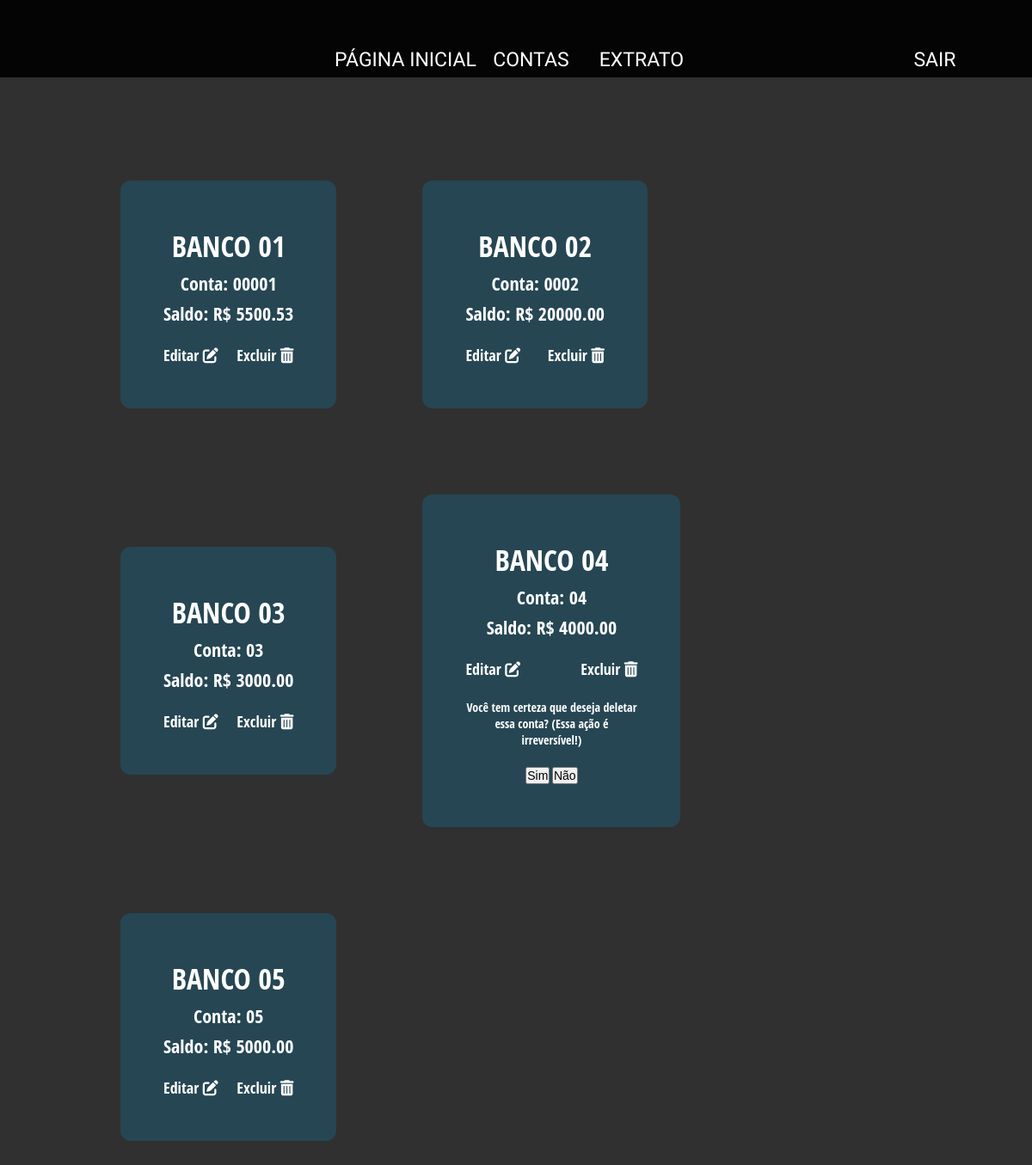
Screenshot of /core/accounts/?account=04 with the database file from the repository.
### core/models.py (models this page shows, shortened)
class totalBalance(models.Model):
  account = models.CharField(max_length=8,
                             verbose_name="Conta",
                             primary_key=True)
  bank = models.CharField(max_length=100,
                          verbose_name="Banco",
                          )
  balance = models.DecimalField(max_digits=20,
                                decimal_places=2,
                                verbose_name="Saldo",
                                )
  register_date = models.DateTimeField(auto_now=True,
                                       verbose_name="Inserido em")
  class Meta:
    db_table = 'totalBalance'

### core/views.py (the view)
# urls.py: path('accounts/', views.accounts, name='accounts'),
def accounts(request):
    registered_accounts = totalBalance.objects.all()
    data = request.GET.get('account')
    if data:
        messages.warning(request, 'Você tem certeza que deseja deletar essa conta? (Essa ação é irreversível!)')
    context = {
        'accounts': registered_accounts,
        'data': data,
    }
    return render(request, 'accounts.html', context=context)

### core/templates/accounts.html
{% extends "base.html" %}
{% block content %}
<div class="content">
    <div class="box">
        {% for account in accounts %}
        <div class="box-content">
            <h1>{{ account.bank }}</h1>
            <p>Conta: {{ account.account }}</p>
            <p>Saldo: R$ {{ account.balance }}</p>
            <div class="box-subcontent">
                <a href="{% url 'edit_account' account=account.account %}">
                    <span class="edit-account">
                        Editar
                        <i class="fas fa-edit"></i>
                    </span>
                </a>
                <a href="{% url 'accounts' %}?account={{ account.account }}">
                    <span class="delete-account">
                        Excluir
                        <i class="fas fa-trash-alt"></i>
                    </span>
                </a>
            </div>
            {% if account.account == data %}
                {% if messages %}
                <div class="message info sm">
                    {% for message in messages %}
                    <p> {{ message }}</p>
                    <button type="submit" name="confirm">Sim</button>
                    <a href="{% url 'accounts' %}">
                        <button type="button">Não</button>
                    </a>
                </div>
                    {% endfor %}
                {% endif %}
            {% endif %}
        </div>
        {% endfor %}
    </div>
</div>
{% endblock %}

### core/static/css/styles.css (style rules this page uses)
* { box-sizing: border-box; text-decoration: none; padding: 0; margin: 0; }
html { font-size: 62.5%; text-decoration: none; background-color: #303030; font-family: "Open Sans Condensed"; }
a:link { text-decoration: none; }

### core/static/css/content.css (style rules this page uses)
.content { display: flex; justify-content: center; align-content: center; margin: 5rem 15em 5rem 5rem; text-align: center; border-radius: 2rem; color: #E0E0E0; }
.content > * { padding: 2rem; margin: 0 2rem 0 2rem; }

### core/static/css/texts.css (style rules this page uses)
h1 { font-size: 3.4rem; padding:.25rem 0 .25rem 0; text-transform: uppercase; }
p { font-size: 2.2rem; padding: .25rem 0 .25rem 0; }

### core/static/css/forms.css (style rules this page uses)
.info * { margin-top: 2rem; font-size: 14px !important; }
.sm { max-width: 20rem; }

### core/static/css/card-box.css (style rules this page uses)
.box { display: flex; flex-wrap: wrap; align-content: space-between; }
.box-content { display: flex; flex-wrap: wrap; flex-direction: column; margin: 5rem; padding: 5rem; background-color: #264653; color: white; border-radius: 1.2rem; align-self: center; }
.box-subcontent { display: flex; align-content: flex-end; justify-content: space-between; position: relative; color: white; }
.box-subcontent a { font-size: 1.8rem; margin-top: 2rem; color: white; }

### rows the page displays
totalBalance: bank "BANCO 01", account "00001", balance "5500.53"
totalBalance: bank "BANCO 02", account "0002", balance "20000.00"
totalBalance: bank "BANCO 03", account "03", balance "3000.00"
totalBalance: bank "BANCO 04", account "04", balance "4000.00", messages "Você tem certeza que deseja deletar essa conta? (Essa ação é irreversível!)"
totalBalance: bank "BANCO 05", account "05", balance "5000.00"
